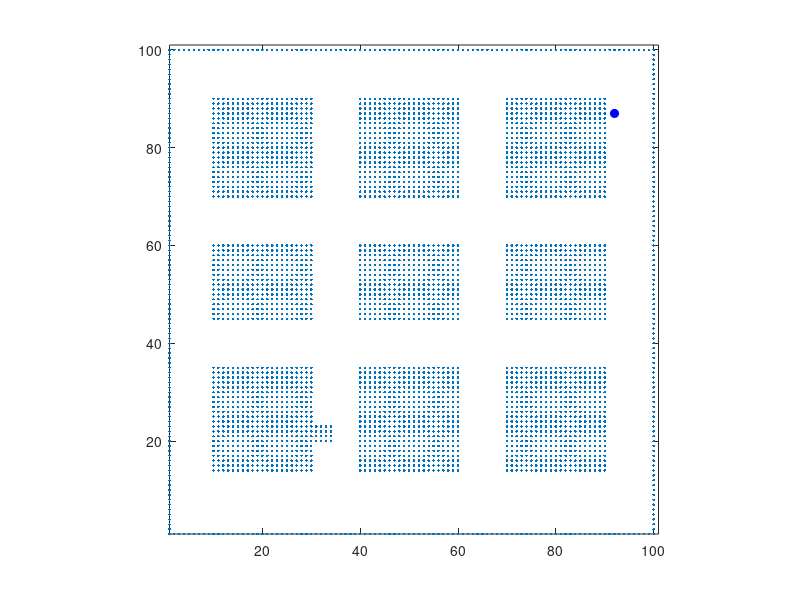

MATLAB code to generate this figure:
% create_map.m
% Create a simple grid map
% Map dimension is N wide by M tall with a border one-cell wide all around the map

clear all;

N = 100;    % number of rows
M = 100;    % number of columns

map = 2*ones(N,M);        % map dimension

xstart = 8;
ystart = 9;

xgoal = 92;
ygoal = 87;

% Create exterior walls
map(1,1:M) = -1;
map(1:N,1) = -1;
map(N,1:M) = -1;
map(1:N,M) = -1;

% Create buildings
% Column 1
map(10:30,14:35) = -1;
map(10:30,45:60) = -1;
map(10:30,70:90) = -1;
% Column 2
map(40:60,14:35) = -1;
map(40:60,45:60) = -1;
map(40:60,70:90) = -1;
% Column 3
map(70:90,14:35) = -1;
map(70:90,45:60) = -1;
map(70:90,70:90) = -1;

% Create car obstacles
map(30:34,20:23) = -1;
% map(30:40,45:50) = -1;

% Add start state
map(xstart,ystart) = 1;

% Add goal state
map(xgoal,ygoal) = 0;

% Plot map
% Sort through the cells to determine the x-y locations of occupied cells
xm = [];
ym = [];
    for i = 1:N
        for j = 1:M
            if map(i,j)==-1
                xm = [xm i];
                ym = [ym j];
            end
        end
    end

figure(1); clf;
plot(xm,ym,'.'); hold on;
plot(xgoal,ygoal,'bo','MarkerSize',6,'MarkerFaceColor',[0 0 1]);
axis([1 N+1 1 M+1]);
axis('square'); 
hold off;